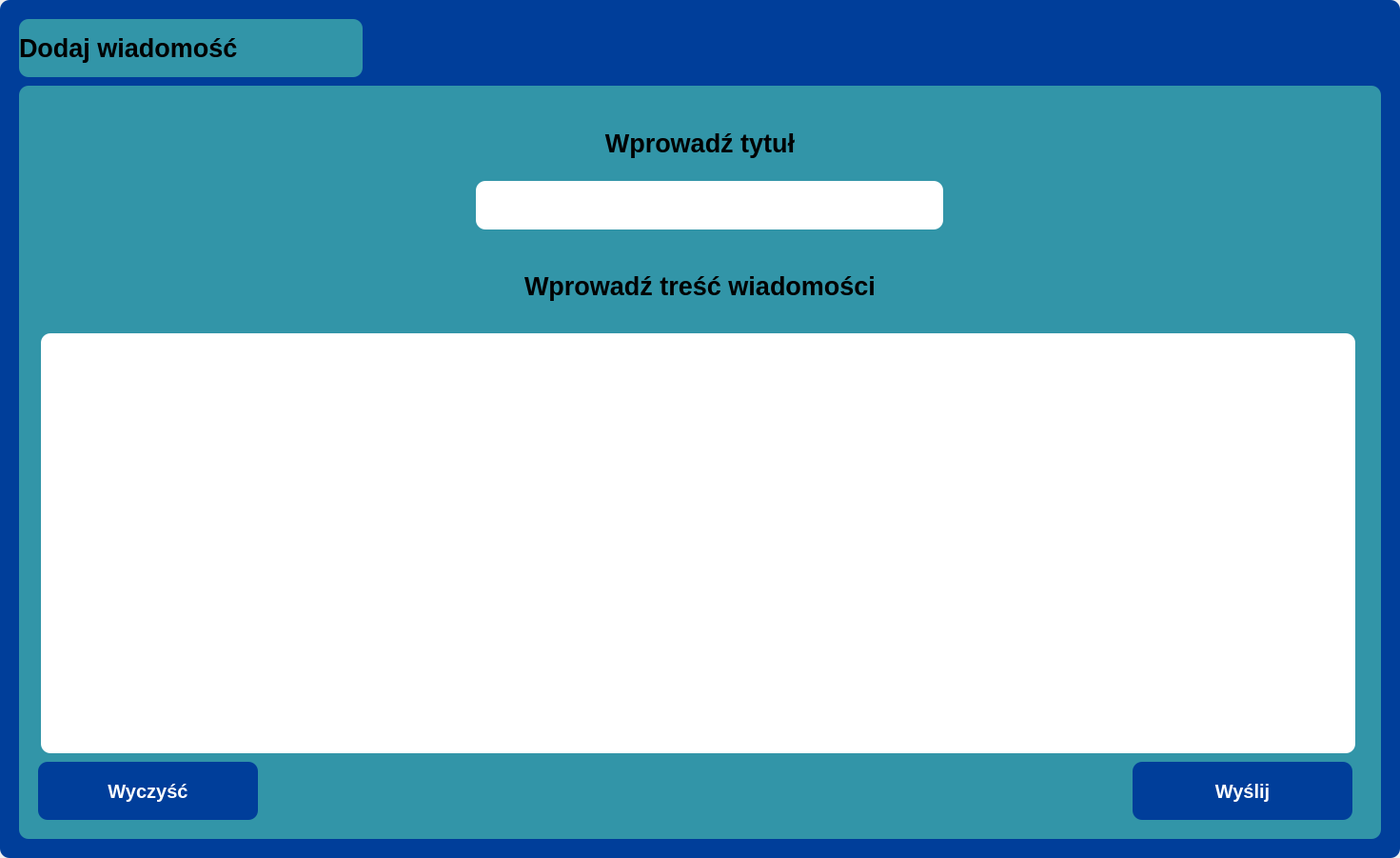
<?xml version="1.0" encoding="UTF-8"?>
<ui version="4.0">
 <class>NewMessage</class>
 <widget class="QWidget" name="NewMessage">
  <property name="geometry">
   <rect>
    <x>0</x>
    <y>0</y>
    <width>1471</width>
    <height>901</height>
   </rect>
  </property>
  <property name="windowTitle">
   <string>Form</string>
  </property>
  <widget class="QFrame" name="mainFrame">
   <property name="geometry">
    <rect>
     <x>0</x>
     <y>0</y>
     <width>1471</width>
     <height>901</height>
    </rect>
   </property>
   <property name="styleSheet">
    <string notr="true">background-color: rgb(0, 62, 154);
border-radius: 10px;</string>
   </property>
   <property name="frameShape">
    <enum>QFrame::Shape::StyledPanel</enum>
   </property>
   <property name="frameShadow">
    <enum>QFrame::Shadow::Raised</enum>
   </property>
   <widget class="QFrame" name="frame">
    <property name="geometry">
     <rect>
      <x>20</x>
      <y>90</y>
      <width>1431</width>
      <height>791</height>
     </rect>
    </property>
    <property name="styleSheet">
     <string notr="true">background-color: rgb(50, 149, 168);
border-radius: 10px;</string>
    </property>
    <property name="frameShape">
     <enum>QFrame::Shape::StyledPanel</enum>
    </property>
    <property name="frameShadow">
     <enum>QFrame::Shadow::Raised</enum>
    </property>
    <widget class="QPlainTextEdit" name="textField">
     <property name="geometry">
      <rect>
       <x>23</x>
       <y>260</y>
       <width>1381</width>
       <height>441</height>
      </rect>
     </property>
     <property name="styleSheet">
      <string notr="true">background-color:white;</string>
     </property>
    </widget>
    <widget class="QPushButton" name="clearButton">
     <property name="geometry">
      <rect>
       <x>20</x>
       <y>710</y>
       <width>231</width>
       <height>61</height>
      </rect>
     </property>
     <property name="font">
      <font>
       <pointsize>15</pointsize>
       <bold>true</bold>
      </font>
     </property>
     <property name="styleSheet">
      <string notr="true">color:white;
background-color: rgb(0, 62, 154);</string>
     </property>
     <property name="text">
      <string>Wyczyść</string>
     </property>
    </widget>
    <widget class="QPushButton" name="sendButton">
     <property name="geometry">
      <rect>
       <x>1170</x>
       <y>710</y>
       <width>231</width>
       <height>61</height>
      </rect>
     </property>
     <property name="font">
      <font>
       <pointsize>15</pointsize>
       <bold>true</bold>
      </font>
     </property>
     <property name="styleSheet">
      <string notr="true">color:white;
background-color: rgb(0, 62, 154);</string>
     </property>
     <property name="text">
      <string>Wyślij</string>
     </property>
    </widget>
    <widget class="QLabel" name="title_2">
     <property name="geometry">
      <rect>
       <x>30</x>
       <y>180</y>
       <width>1371</width>
       <height>61</height>
      </rect>
     </property>
     <property name="font">
      <font>
       <pointsize>20</pointsize>
       <bold>true</bold>
      </font>
     </property>
     <property name="layoutDirection">
      <enum>Qt::LayoutDirection::LeftToRight</enum>
     </property>
     <property name="styleSheet">
      <string notr="true">background-color: rgb(50, 149, 168);
border-radius: 10px;</string>
     </property>
     <property name="text">
      <string>Wprowadź treść wiadomości</string>
     </property>
     <property name="textFormat">
      <enum>Qt::TextFormat::RichText</enum>
     </property>
     <property name="alignment">
      <set>Qt::AlignmentFlag::AlignCenter</set>
     </property>
    </widget>
    <widget class="QLineEdit" name="msgTitle">
     <property name="geometry">
      <rect>
       <x>480</x>
       <y>100</y>
       <width>491</width>
       <height>51</height>
      </rect>
     </property>
     <property name="styleSheet">
      <string notr="true">background-color:white;</string>
     </property>
    </widget>
    <widget class="QLabel" name="title_3">
     <property name="geometry">
      <rect>
       <x>30</x>
       <y>30</y>
       <width>1371</width>
       <height>61</height>
      </rect>
     </property>
     <property name="font">
      <font>
       <pointsize>20</pointsize>
       <bold>true</bold>
      </font>
     </property>
     <property name="layoutDirection">
      <enum>Qt::LayoutDirection::LeftToRight</enum>
     </property>
     <property name="styleSheet">
      <string notr="true">background-color: rgb(50, 149, 168);
border-radius: 10px;</string>
     </property>
     <property name="text">
      <string>Wprowadź tytuł</string>
     </property>
     <property name="textFormat">
      <enum>Qt::TextFormat::RichText</enum>
     </property>
     <property name="alignment">
      <set>Qt::AlignmentFlag::AlignCenter</set>
     </property>
    </widget>
   </widget>
   <widget class="QLabel" name="title">
    <property name="geometry">
     <rect>
      <x>20</x>
      <y>20</y>
      <width>361</width>
      <height>61</height>
     </rect>
    </property>
    <property name="font">
     <font>
      <pointsize>20</pointsize>
      <bold>true</bold>
     </font>
    </property>
    <property name="layoutDirection">
     <enum>Qt::LayoutDirection::LeftToRight</enum>
    </property>
    <property name="styleSheet">
     <string notr="true">background-color: rgb(50, 149, 168);
border-radius: 10px;</string>
    </property>
    <property name="text">
     <string>Dodaj wiadomość</string>
    </property>
    <property name="textFormat">
     <enum>Qt::TextFormat::RichText</enum>
    </property>
    <property name="alignment">
     <set>Qt::AlignmentFlag::AlignLeading|Qt::AlignmentFlag::AlignLeft|Qt::AlignmentFlag::AlignVCenter</set>
    </property>
   </widget>
  </widget>
 </widget>
 <resources/>
 <connections/>
</ui>
